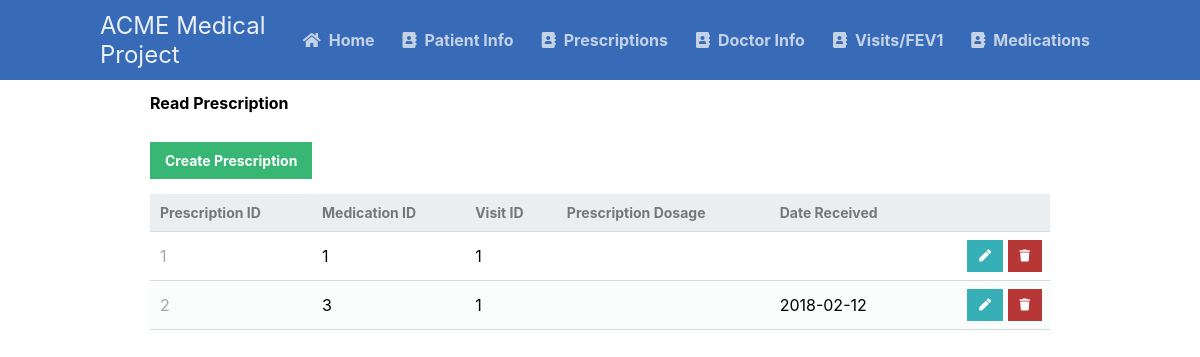
Page /scripts/prescription_table/prescriptionRead.php on the committed database.
### tables this page shows
CREATE TABLE prescriptions
(presc_id INT AUTO_INCREMENT NOT NULL,
med_id INT NOT NULL,
visit_id INT NOT NULL,
presc_dosage VARCHAR(50),
presc_quantity VARCHAR(50),
date_received DATE,
PRIMARY KEY (presc_id),
FOREIGN KEY (med_id) REFERENCES medications (med_id) ON DELETE CASCADE,
FOREIGN KEY (visit_id) REFERENCES visits (visit_id) ON DELETE CASCADE);

### scripts/prescription_table/prescriptionRead.php (the view, shortened to what this page needs)
<?php
@include_once (APP_ROOT.APP_FOLDER_NAME . '/scripts/functions.php');
$pdo = pdo_connect_mysql();
$page = isset($_GET['page']) && is_numeric($_GET['page']) ? (int)$_GET['page'] : 1;
$records_per_page = 5;
$stmt = $pdo->prepare('SELECT * FROM prescriptions ORDER BY presc_id LIMIT :current_page, :record_per_page');
$stmt->bindValue(':current_page', ($page-1)*$records_per_page, PDO::PARAM_INT);
$stmt->bindValue(':record_per_page', $records_per_page, PDO::PARAM_INT);
$stmt->execute();
$prescriptions = $stmt->fetchAll(PDO::FETCH_ASSOC);
?>
<?=template_header('Read')?>
<div class="content read">
	<h2>Read Prescription</h2>
	<a href="prescriptionCreate.php" class="create-contact">Create Prescription</a>
	<table>
        <thead>
            <tr>
                <td>Prescription ID</td>
                <td>Medication ID</td>
                <td>Visit ID</td>
                <td>Prescription Dosage</td>
                <td>Date Received</td>
                <td></td>
            </tr>
        </thead>
        <tbody>
            <?php foreach ($prescriptions as $prescription): ?>
            <tr>
                <td><?=$prescription['presc_id']?></td>
                <td><?=$prescription['med_id']?></td>
                <td><?=$prescription['visit_id']?></td>
                <td><?=$prescription['presc_dosage']?></td>
                <td><?=$prescription['date_received']?></td>
                <td class="actions">
                    <a href="prescriptionUpdate.php?presc_id=<?=$prescription['presc_id']?>" class="edit"><i class="fas fa-pen fa-xs"></i></a>
                    <a href="prescriptionDelete.php?presc_id=<?=$prescription['presc_id']?>" class="trash"><i class="fas fa-trash fa-xs"></i></a>
                </td>
            </tr>
            <?php endforeach; ?>
        </tbody>
    </table>
</div>
<?=template_footer()?>

### styles/style.css (style rules this page uses)
* { box-sizing: border-box; font-family: -apple-system, BlinkMacSystemFont, "segoe ui", roboto, oxygen, ubuntu, cantarell, "fira sans", "droid sans", "helvetica neue", Arial, sans-serif; font-size: 16px; -webkit-font-smoothing: antialiased; -moz-osx-font-smoothing: grayscale; }
body { background-color: #FFFFFF; margin: 0; }
.content { width: 75%; margin: 0 auto; }
.read .create-contact { display: inline-block; text-decoration: none; background-color: #38b673; font-weight: bold; font-size: 14px; color: #FFFFFF; padding: 10px 15px; margin: 15px 0; }
.read table { width: 100%; padding-top: 30px; border-collapse: collapse; }
.read table thead { background-color: #ebeef1; border-bottom: 1px solid #d3dae0; }
.read table thead td { padding: 10px; font-weight: bold; color: #767779; font-size: 14px; }
.read table tbody tr { border-bottom: 1px solid #d3dae0; }
.read table tbody tr:nth-child(even) { background-color: #fbfcfc; }
.read table tbody tr td { padding: 10px; }
.read table tbody tr td:nth-child(1) { color: #a5a7a9; }
.read table tbody tr td.actions { padding: 8px; text-align: right; }
.read table tbody tr td.actions .edit, .read table tbody tr td.actions .trash { display: inline-flex; text-align: right; text-decoration: none; color: #FFFFFF; padding: 10px 12px; }
.read table tbody tr td.actions .trash { background-color: #b73737; }
.read table tbody tr td.actions .edit { background-color: #37afb7; }

### rows in the picture
prescriptions: presc_id "1", med "1", visit "1"
prescriptions: presc_id "2", med "3", visit "1", date_received "2018-02-12"
